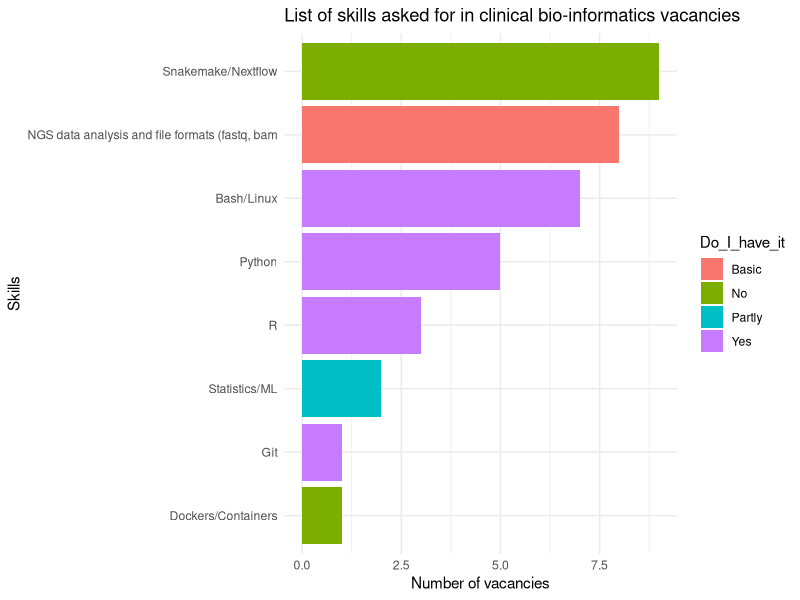

Generate this figure with R:
## ---- chunk 1
library(tidyverse)
Vacancy_skillset <- tibble(
  skills = c("Python", "R", "Bash/Linux", "Git", "Statistics/ML", "Snakemake/Nextflow", "Dockers/Containers", "NGS data analysis and file formats (fastq, bam"),
  frequency_in_vacancies = c(5, 3, 7, 1, 2, 9, 1, 8),
  Do_I_have_it = c("Yes", "Yes", "Yes", "Yes", "Partly", "No", "No", "Basic"))

Vacancy_skillset
ggplot(Vacancy_skillset, aes(x = reorder(skills, frequency_in_vacancies), y = frequency_in_vacancies, fill = Do_I_have_it)) + 
  geom_col() + 
  coord_flip() +
  labs(title = "List of skills asked for in clinical bio-informatics vacancies",
       x = "Skills",
       y = "Number of vacancies") +
  theme_minimal()
